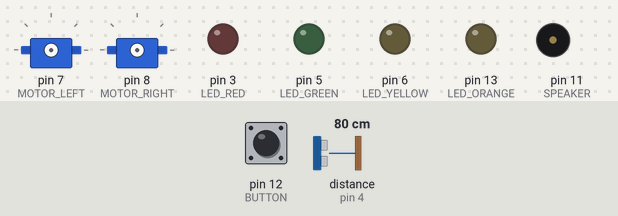
This sketch was run on a simulated Arduino Uno, built with avr-gcc and run on an emulated ATmega328P. Shown: 2 × servo, output pins drawn as LEDs (lit = HIGH), buzzer (waves = sounding). Inputs (shaded band) come from the test bench; at power-on: pin 12 (BUTTON) HIGH, distance to the obstacle (sensor on pin 4) 80 cm. The echo pulse lasts 58.3 µs per cm; pins used as bus, display or sensor lines are not drawn.

Above: at 1.0 s.
1.1 s: pin 12 (BUTTON) pulled LOW for 0.15 s
At 3.2 s:
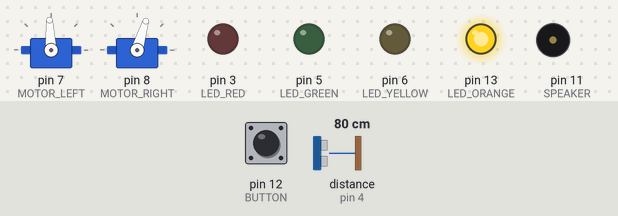
4.1 s: distance to the obstacle (sensor on pin 4) set to 33 cm
5.7 s: distance to the obstacle (sensor on pin 4) set to 28 cm
At 7.8 s:
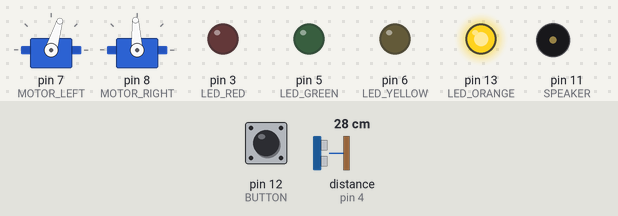
8.7 s: distance to the obstacle (sensor on pin 4) set to 35 cm
At 10.4 s:
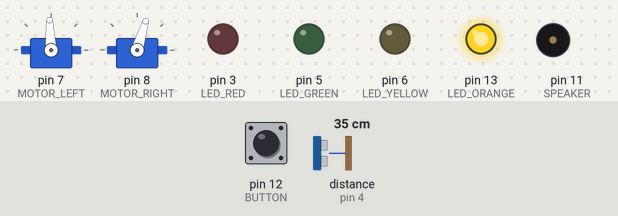
Timing chart, 0 to 11.4 s (numbered marks = the images above; inputs shaded):
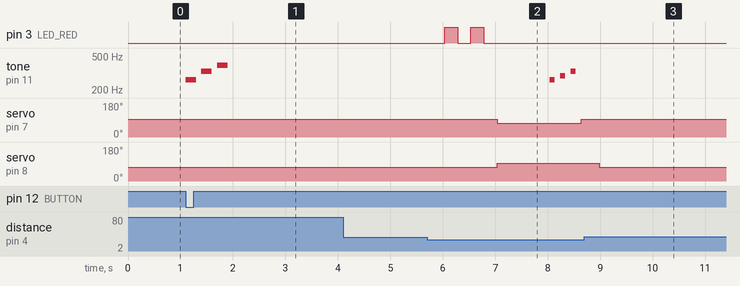

Measured:
- the behaviour switches between 31 and 30 cm on distance to the obstacle (sensor on pin 4) (found by bisection; images 1 and 2)
- after the input at 1.1 s, pin 13 (LED_ORANGE): LOW → HIGH at once; tone on pin 11 (SPEAKER): plays 262 Hz for 0.20 s, 330 Hz for 0.20 s, 392 Hz for 0.20 s, starting at once
- after the input at 4.1 s, every drawn part: stays the same
- after the input at 5.7 s, pin 3 (LED_RED): alternates HIGH for 0.25 s and LOW for 0.25 s, 4 changes in all, then stays LOW, starting after 0.34 s; tone on pin 11 (SPEAKER): plays 262 Hz for 0.10 s, 294 Hz for 0.10 s, 330 Hz for 0.10 s, starting after 2.3 s
- after the input at 8.7 s, pin 3 (LED_RED): stops changing and stays LOW; tone on pin 11 (SPEAKER): stops changing and stays silent; servo on pin 7 (MOTOR_LEFT): stays 93° (without the input it goes to 73° after 1.3 s); servo on pin 8 (MOTOR_RIGHT): goes on until 9.0 s, then stays 73°

The sketch:

Distance_sensor_example_ArduSkyBot.ino
```cpp
/*
 ArduSkyBot example code

 Author: Carlos Garcia Saura
 July 2012
 */


// Include the necessary libraries
#include <Servo.h>

// --- PIN DEFINITIONS ---

#define LED_RED 3      // LED Lights
#define LED_GREEN 5
#define LED_YELLOW 6
#define LED_ORANGE 13

#define BUTTON 12

#define LDR_LEFT A5   // Pins for the light sensors
#define LDR_RIGHT A4

#define MOTOR_LEFT 7  // Pins for the motors
#define MOTOR_RIGHT 8

#define IR_1 A0       // Pins for the line sensor (four CNY70)
#define IR_2 A1       // IR_1 right, IR_4 left
#define IR_3 A2
#define IR_4 A3

#define ULTRASONIC_TRIG 2 // Pins for the ultrasonic distance sensor
#define ULTRASONIC_ECHO 4

#define SPEAKER 11


// Music notes
#define DO 262
#define RE 294
#define MI 330
#define FA 349
#define SOL 392
#define LA 440
#define SI 494


// --- ULTRASONIC SENSOR ---

// Function for initiating the pins used by the ultrasonic distance sensor
void init_pins_distance_sensor() {
  pinMode(ULTRASONIC_ECHO, INPUT);
  pinMode(ULTRASONIC_TRIG, OUTPUT);

  // Trigger pin is set low to avoid innecesary measurements
  digitalWrite(ULTRASONIC_TRIG, LOW);
}

// Function for reading the distance read by the ultrasonic sensor
// Returned value is in centimeters
int read_distance() {
  long duration;

  //This triggers the measurement
  digitalWrite(ULTRASONIC_TRIG, HIGH);
  delayMicroseconds(10);
  digitalWrite(ULTRASONIC_TRIG, LOW);

  //We receive the distance as a pulse length
  duration = pulseIn(ULTRASONIC_ECHO,HIGH);

  //Returns the distance in centimeters.
  return duration /29 / 2 ; //use "74 / 2" for inches
}


// Function that waits until an object is detected
void wait_for_distance(int distance) {
  while( read_distance() > distance ) {
    delay(500);
  }
}


// --- LEDs ---

// Function for initiating the pins used by the LEDs
void init_LED_pins() {
  pinMode(LED_RED,OUTPUT);
  pinMode(LED_GREEN,OUTPUT);
  pinMode(LED_YELLOW,OUTPUT);
  pinMode(LED_ORANGE,OUTPUT);
}

void blinkLED(int pin, int num) {
  int i;
  for(i=0; i<num; i++) {
    digitalWrite(pin, HIGH);
    delay(250);
    digitalWrite(pin, LOW);
    delay(250);
  }
}


// --- BUTTON ---

// Function for initiating the pin used by the button
void init_button_pin() {
  pinMode(BUTTON,INPUT);

  digitalWrite(BUTTON, HIGH); // Enable internal pull-up resistor
}

// Function for reading the button value
// Returns 1 if the button is being pressed, 0 if it is not
int button_is_pressed() {
  return !digitalRead(BUTTON);
}

// Function that waits until the button is pressed
void wait_for_button_press() {
  while( button_is_pressed() == 0 ) {
    delay(100);
  }
}


// --- MOTORS ---

Servo S_MOTOR_LEFT;
Servo S_MOTOR_RIGHT;
int S_MOTOR_LEFT_CENTER = 1400;
int S_MOTOR_RIGHT_CENTER = 1400;

// Function that inits the motors
// Calibration mode means motors should remain *almost* stopped
void init_motors(int calibration) {
  if(calibration) {
    S_MOTOR_LEFT.attach(MOTOR_LEFT);    // Init servo library
    S_MOTOR_RIGHT.attach(MOTOR_RIGHT);

    S_MOTOR_LEFT.writeMicroseconds(S_MOTOR_LEFT_CENTER);                  // Make the motors stop
    delay(200);
    S_MOTOR_RIGHT.writeMicroseconds(S_MOTOR_RIGHT_CENTER);
  }
}

// Functions for controlling the motors
// They take a parameter that ranges within -100 and 100, that indicates the speed and direction of rotation.
void motor_left(int m_speed) {
  m_speed = constrain(m_speed,-100,100); // Make sure the value is on the range

  if(m_speed != 0) {
    if(!S_MOTOR_LEFT.attached()) S_MOTOR_LEFT.attach(MOTOR_LEFT);
    S_MOTOR_LEFT.writeMicroseconds(map(m_speed,-100,100,S_MOTOR_LEFT_CENTER-500,S_MOTOR_LEFT_CENTER+500)); // Set the speed
  }
  else {
    if(S_MOTOR_LEFT.attached()) S_MOTOR_LEFT.detach();
  }
}

// Same but for right motor
void motor_right(int m_speed) {
  m_speed = constrain(m_speed,-100,100); // Make sure the value is on the range

  if(m_speed != 0) {
    if(!S_MOTOR_RIGHT.attached()) S_MOTOR_RIGHT.attach(MOTOR_RIGHT);
    S_MOTOR_RIGHT.writeMicroseconds(map(m_speed,-100,100,S_MOTOR_RIGHT_CENTER+500,S_MOTOR_RIGHT_CENTER-500)); // Set the speed (note: the direction is opposite to left motor)
  }
  else {
    if(S_MOTOR_RIGHT.attached()) S_MOTOR_RIGHT.detach();
  }
}


// SPEAKER FUNCTIONS

void playSound(int lenght, int num) {
  int i,j;
  for(i=1; i<=num; i++) {
    tone(SPEAKER,(DO/4)*i);
    delay(lenght);
  }
  delay(2*lenght);
  noTone(SPEAKER);
}

void playNote(int frequency, int lenght) {
  if(frequency <= 0) frequency = DO;
  if(lenght <= 0) lenght = 100;
  tone(SPEAKER,frequency);
  delay(lenght);
  noTone(SPEAKER);
  delay(100);
}

void playHarmonicScale(int harmonic, int lenght) {
  playNote((DO/4)*harmonic, lenght);
  playNote((MI/4)*harmonic, lenght);
  playNote((SOL/4)*harmonic, lenght);
}

void playMusicScale(int lenght) {
  playNote(DO, lenght);
  playNote(RE, lenght);
  playNote(MI, lenght);
  playNote(FA, lenght);
  playNote(SOL, lenght);
  playNote(LA, lenght);
  playNote(SI, lenght);
}

void playInvertedMusicScale(int lenght) {
  playNote(SI, lenght);
  playNote(LA, lenght);
  playNote(SOL, lenght);
  playNote(FA, lenght);
  playNote(MI, lenght);
  playNote(RE, lenght);
  playNote(DO, lenght);
}


// LIGHT SENSOR FUNCTIONS
int ldr_left_ambient,ldr_right_ambient;
void init_light_sensor() {
  ldr_left_ambient = analogRead(LDR_LEFT);
  ldr_right_ambient = analogRead(LDR_RIGHT);
}

// Returns -10 if light is on the left, +10 if on the right
int light_source() {
  int left = analogRead(LDR_LEFT)-ldr_left_ambient;
  int right = analogRead(LDR_RIGHT)-ldr_right_ambient;

  int pos = left-right;

  pos=map(pos,-500,500,-10,10);

  //if(abs(pos) < 100) pos = 0;

  return pos;
}


void init_ArduSkyBot() {
  init_motors(0);// 0 means normal mode, 1 means calibration mode
  init_pins_distance_sensor();
  init_LED_pins();
  init_button_pin();
}

int speed_motors = 20;

void robot_stop() {
  motor_left(0);
  motor_right(0);
}

void robot_forward() {
  motor_left(speed_motors);
  motor_right(speed_motors);
}

void robot_backward() {
  motor_left(-speed_motors);
  motor_right(-speed_motors);
  delay(1000);
  robot_stop();
}

void robot_left() {
  motor_left(-speed_motors);
  motor_right(+speed_motors);
  delay(350);
  robot_stop();
}

void robot_right() {
  motor_left(+speed_motors);
  motor_right(-speed_motors);
  delay(350);
  robot_stop();
}


// This function runs only once at the begining
void setup() {

  // Setup all the I/O pins
  init_ArduSkyBot();

  // Waits until the button is pressed
  wait_for_button_press();

  // We turn on the ORANGE LED so we know our program is running
  digitalWrite(LED_ORANGE, HIGH);

  playNote(DO, 200);
  playNote(MI, 200);
  playNote(SOL, 200);
}


void loop() { // The loop function runs forever

  // First we keep our robot going forward
  // It will go forward until we change direction or use robot_stop()
  robot_forward();

  // Waits for an obstacle to appear (30cm distance)
  wait_for_distance(30);

  // Now there is an obstacle in front so we stop
  robot_stop();

  // We make the red LED blink two times
  blinkLED(LED_RED, 2);

  // Make the robot move backward
  robot_backward();

  // Now we play some notes
  playNote(DO, 100);
  playNote(RE, 100);
  playNote(MI, 100);

  // Make the robot turn right
  robot_right();

  // This function is a loop, so our robot will go forward again until an obstacle is found
}
```
